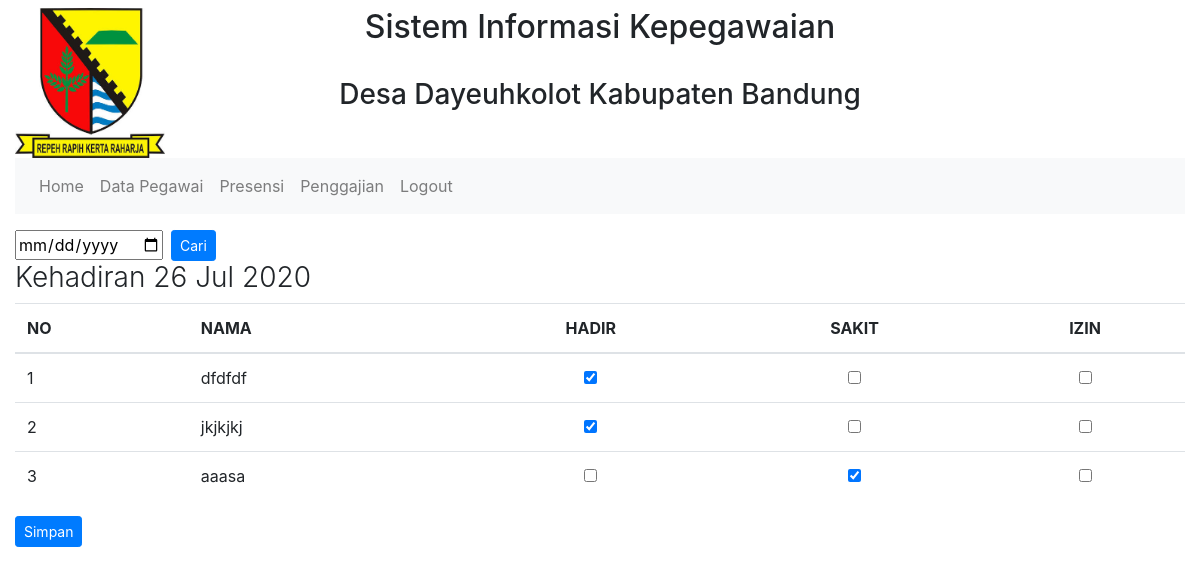
The page /presensi/presensi.php?tanggal=2020-07-26 (signed in) on the database its author committed.
### tables this page shows
CREATE TABLE `pegawai` (
  `id_pegawai` int(11) NOT NULL,
  `nama` varchar(128) NOT NULL,
  `tempat_lahir` varchar(20) NOT NULL,
  `tanggal_lahir` date NOT NULL,
  `jenis_kelamin` enum('L','P') NOT NULL,
  `alamat` varchar(256) NOT NULL,
  `tanggal_masuk` date NOT NULL,
  `jabatan` varchar(50) NOT NULL,
  `gaji` int(12) NOT NULL,
  `foto` varchar(128) NOT NULL
);

### presensi/presensi.php (the view, shortened to what this page needs)
<?php
  require '../function/koneksi.php';
  require '../header.php';
  $query = mysqli_query($koneksi, "SELECT * FROM pegawai");
 ?>
<div class="container-fluid mt-3 mb-5">
	<div class="row">
		<div class="col-md-12">
			 <form action="" method="get">
				 <input type="date" name="tanggal" class="float-left mr-2">
				 <button type="submit" class="btn btn-primary btn-sm">Cari</button>
			 </form>
			 <?php if(isset($_GET['tanggal'])) : ?>
				<h3 class="font-weight-light">Kehadiran <?php echo date('d M Y', strtotime($_GET['tanggal'])); ?></h3>
			 <?php else : ?>
				<h3 class="font-weight-light">Kehadiran <?php echo date('d M Y'); ?></h3>
			 <?php endif; ?>
			<table class="table">
				<thead>
					<tr>
						<th>NO</th>
						<th>NAMA</th>
						<th class="text-center">HADIR</th>
						<th class="text-center">SAKIT</th>
						<th class="text-center">IZIN</th>
					</tr>
				</thead>
				<tbody>
					<?php
						$no=1;
						while($row = mysqli_fetch_assoc($query)) :
							if(isset($_GET['tanggal'])){
							  	$tanggal = $_GET['tanggal'];
								$presensi = mysqli_query($koneksi, "SELECT * FROM presensi WHERE id_pegawai = '$row[id_pegawai]' AND tanggal = '$tanggal'");
							  }else{
							  	$tanggal = date('Y-m-d');
								$presensi = mysqli_query($koneksi, "SELECT * FROM presensi WHERE id_pegawai = '$row[id_pegawai]' AND tanggal = '$tanggal'");
							  }
							$row_presensi = mysqli_fetch_assoc($presensi);
					?>
					<tr>
						<td><?php echo $no++; ?></td>
						<td><?php echo $row['nama']; ?></td>
						<form action="proses_presensi.php" method="post">
							<?php if(mysqli_num_rows($presensi) == 1 && $row_presensi['keterangan'] == 'hadir') : ?>
								<td class="text-center"><input type="checkbox" checked name="keterangan[]" value="hadir"></td>
							<?php else : ?>
								<td class="text-center"><input type="checkbox" name="keterangan[]" value="hadir"></td>
							<?php endif; ?>
							<?php if(mysqli_num_rows($presensi) == 1 && $row_presensi['keterangan'] == 'sakit') : ?>
								<td class="text-center"><input type="checkbox" checked name="keterangan[]" value="sakit"></td>
							<?php else : ?>
								<td class="text-center"><input type="checkbox" name="keterangan[]" value="sakit"></td>
							<?php endif; ?>
							<?php if(mysqli_num_rows($presensi) == 1 && $row_presensi['keterangan'] == 'izin') : ?>
								<td class="text-center"><input type="checkbox" checked name="keterangan[]" value="izin"></td>
							<?php else : ?>
								<td class="text-center"><input type="checkbox" name="keterangan[]" value="izin"></td>
							<?php endif; ?>
					</tr>
					<?php endwhile; ?>
				</tbody>
			</table>
							<button type="submit" class="btn btn-primary btn-sm text-center">Simpan</button>
		</div>
	 </div>
</div>
 <?php require '../footer.php'; ?>

### rows shown on the page
pegawai: nama "dfdfdf"
pegawai: nama "jkjkjkj"
pegawai: nama "aaasa"

### other values the page prints
date('d M Y', strtotime($_GET['tanggal'])) "26 Jul 2020"
